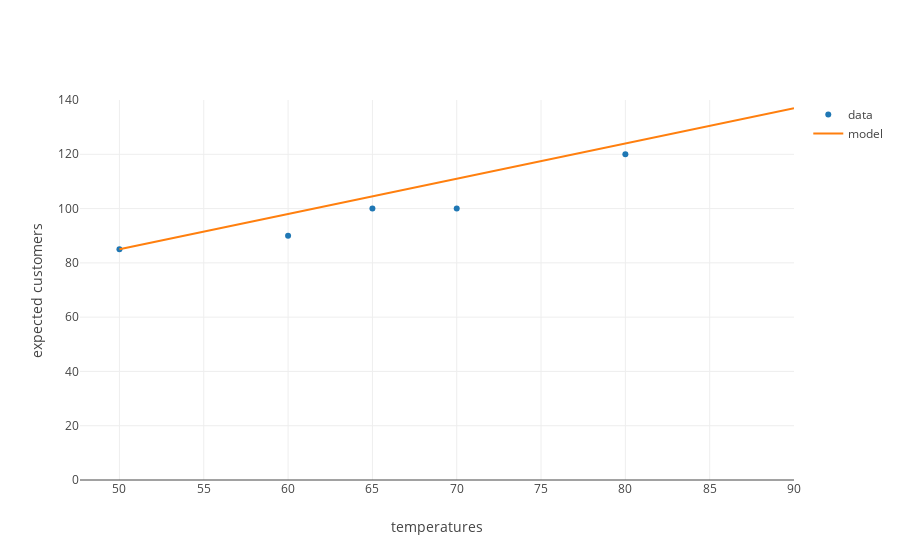

This figure's notebook cell:
### Markdown cell above
Uncomment the code below to display a trace of our model and our outputs.

### Code cell
from graph import trace_values, plot
data_trace = trace_values(temperatures, amounts, name = 'data')
layout = {'yaxis': {'range': [0, 140], 'title': 'expected customers'},
          'xaxis': {'title': 'temperatures'}}
plot([data_trace, model_trace], layout)

### Figure 1 — Plotly figure (JSON) as saved in the notebook; plotly's stock layout.template omitted (floating-point values rounded to 4 significant figures)
{"data": [{"mode": "markers", "name": "data", "text": [], "type": "scatter", "uid": "e32d3d24-3a73-40a7-acb7-305683efdaa6", "x": [80, 65, 50, 70, 60], "y": [120, 100, 85, 100, 90]}, {"mode": "lines", "name": "model", "text": [], "type": "scatter", "uid": "c7064e31-7e73-47bf-880d-189345633f1a", "x": [50, 55, 60, 65, 70, 75, 80, 85, 90], "y": [85, 91.5, 98, 104.5, 111, 117.5, 124, 130.5, 137]}], "layout": {"xaxis": {"title": {"text": "temperatures"}}, "yaxis": {"range": [0, 140], "title": {"text": "expected customers"}}}}
